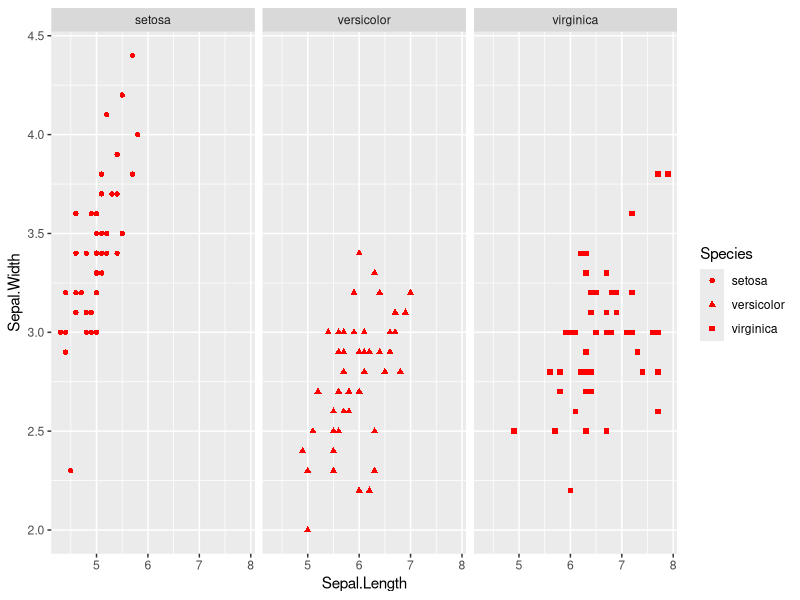

Generate this figure with R:
## ---- chunk 1
library(tidyverse)
ggplot(iris)+
  geom_point(aes(x = Sepal.Length,
                 y = Sepal.Width,
                 shape = Species
                 ),
             col = "red")+
  facet_wrap(Species ~ .)
## ---- chunk 2
library(tidyverse)
us_rent_income %>% 
  pivot_wider(names_from = variable,
              values_from = estimate) %>% 
  filter(moe <= 3) %>% 
  arrange(rent)

